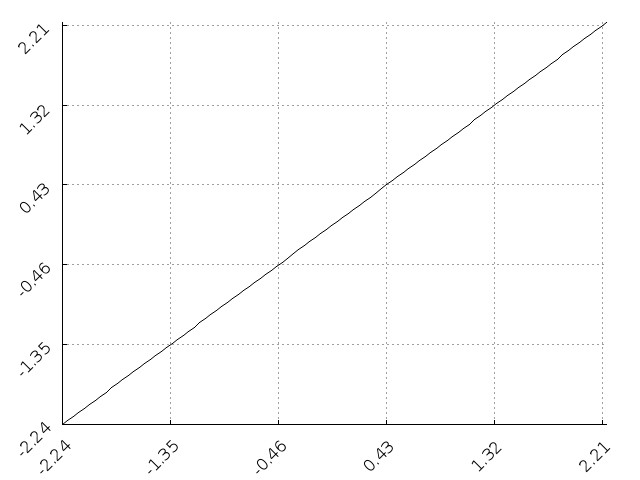

Write gnuplot code to recreate this figure.
set terminal pdf size 13cm,13cm
set output "plot.pdf"

set xrange [-2.23:2.23]
set yrange [-2.23:2.23]
set xtics -2.23, 0.894 nomirror offset -2, -2 rotate by 45
set ytics -2.23, 0.894 nomirror  rotate by 45
set border 3
set grid
plot x notitle with lines lc rgb "black"
